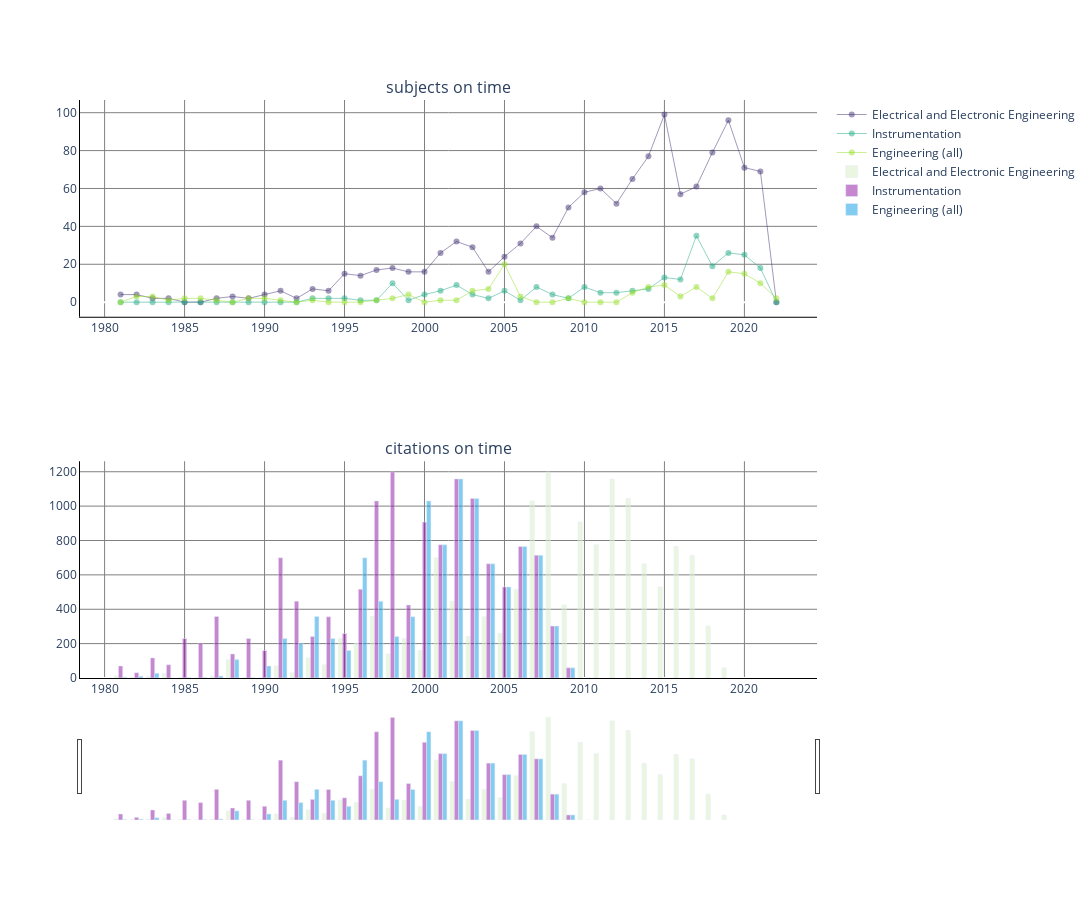

Write notebook code for a chart like this one.
### Code cell
data = pd.read_csv("scopus_professors copy.csv")
df = data.loc[
    :, ["subject_areas", "year","title"]# "professors", "citation_num", "title",
]
df = pd.get_dummies(
    data=df, columns=["subject_areas"], prefix="", prefix_sep=""
)
#df["subject_areas"] = data["subject_areas"]
df = df.groupby(
    by=['title',"year"], as_index=False #"professors", "title", "subject_areas",
).sum()
citations = data.loc[:,["title","citation_num"]]
citations = citations.drop_duplicates()
df = df.merge(citations,on='title',how='left')
df = df.groupby(
    by=["year"], as_index=False #"professors", "title", "subject_areas",
).sum()

fig = make_subplots(
    rows=2, cols=1,
    shared_xaxes=True,
    subplot_titles=['subjects on time', 'citations on time',]
)

#df["year"] = df["year"].astype(int)
df = df.sort_values(by="year", ascending=True).reset_index()
fig.add_trace(go.Scatter(x=df['year'],y=df['Electrical and Electronic Engineering']
                         ,mode='lines+markers' 
                         ,line = dict(color='rgba(68,53,118,0.5)', width=1)
                          ,name="Electrical and Electronic Engineering"),1,1)
fig.add_trace(go.Scatter(x=df['year'],y=df['Instrumentation']
                          ,mode='lines+markers'
                          ,line = dict(color="rgba(35,172,134,0.5)", width=1)
                          ,name="Instrumentation"),1,1)
fig.add_trace(go.Scatter(x=df['year'],y=df['Engineering (all)']
                          ,mode='lines+markers'
                          ,line = dict(color="rgba(149,224,42,0.5)", width=1)
                          ,name="Engineering (all)"),1,1)

df1 =df.loc[df['Electrical and Electronic Engineering']>0,:]
fig.add_trace(go.Bar(x=df['year'],y=df1['citation_num']
                          ,name='Electrical and Electronic Engineering'
                          ,marker=dict(color="rgba(214,238,193,0.5)")),2,1)

df2 = df.loc[df['Instrumentation']>0,:]

fig.add_trace(go.Bar(x=df['year'],y=df2['citation_num']
                          ,name='Instrumentation'
                        ,marker=dict(color="rgba(141,15,162,0.5)")),2,1)

df3 = df.loc[df['Engineering (all)']>0,:]
fig.add_trace(go.Bar(x=df['year'],y=df3['citation_num']
                          ,name='Engineering (all)'
                          ,marker=dict(color="rgba(7,152,228,0.5)")),2,1)


fig.update_layout( 
    showlegend = True,
    hovermode="x unified",
    xaxis_showticklabels=True, 
    xaxis2_showticklabels=True,
    plot_bgcolor='rgba(0,0,0,0)',
    autosize=False,
    width=1200,
    height=900,
    xaxis=dict(
        showspikes = True,
        spikemode  = 'across',
        spikesnap = 'cursor',
        showgrid=True,
        autorange=True,
        showline=True,
        linewidth=1, 
        linecolor='black',
        gridcolor='gray',
#         rangeslider=dict(
#             autorange=True,
#         ),
        type='linear'
    ),
    yaxis=dict(
        showline=True, 
        linewidth=1, 
        linecolor='black',
        gridcolor='gray'
    ),
    xaxis2=dict(
        showspikes = True,
        spikemode  = 'across',
        spikesnap = 'cursor',
        showgrid=True,
        autorange=True,
        showline=True,
        linewidth=1, 
        linecolor='black',
        gridcolor='gray',
        rangeslider=dict(
            autorange=True,
        ),
        type='linear'
    ),
    yaxis2=dict(
        showline=True, 
        linewidth=1, 
        linecolor='black',
        autorange=True,
        gridcolor='gray'
    ))
fig.show()

### Figure 1 — Plotly figure (JSON) as saved in the notebook; plotly's stock layout.template omitted (floating-point values rounded to 4 significant figures)
{"data": [{"line": {"color": "rgba(68,53,118,0.5)", "width": 1}, "mode": "lines+markers", "name": "Electrical and Electronic Engineering", "type": "scatter", "x": ["1981", "1982", "1983", "1984", "1985", "1986", "1987", "1988", "1989", "1990", "1991", "1992", "1993", "1994", "1995", "1996", "1997", "1998", "1999", "2000", "2001", "2002", "2003", "2004", "2005", "2006", "2007", "2008", "2009", "2010", "2011", "2012", "2013", "2014", "2015", "2016", "2017", "2018", "2019", "2020", "2021", "2022"], "xaxis": "x", "y": [4, 4, 2, 2, 0, 0, 2, 3, 2, 4, 6, 2, 7, 6, 15, 14, 17, 18, 16, 16, 26, 32, 29, 16, 24, 31, 40, 34, 50, 58, 60, 52, 65, 77, 99, 57, 61, 79, 96, 71, 69, 0], "yaxis": "y"}, {"line": {"color": "rgba(35,172,134,0.5)", "width": 1}, "mode": "lines+markers", "name": "Instrumentation", "type": "scatter", "x": ["1981", "1982", "1983", "1984", "1985", "1986", "1987", "1988", "1989", "1990", "1991", "1992", "1993", "1994", "1995", "1996", "1997", "1998", "1999", "2000", "2001", "2002", "2003", "2004", "2005", "2006", "2007", "2008", "2009", "2010", "2011", "2012", "2013", "2014", "2015", "2016", "2017", "2018", "2019", "2020", "2021", "2022"], "xaxis": "x", "y": [0, 0, 0, 0, 0, 0, 0, 0, 0, 0, 0, 0, 2, 2, 2, 1, 1, 10, 1, 4, 6, 9, 4, 2, 6, 1, 8, 4, 2, 8, 5, 5, 6, 7, 13, 12, 35, 19, 26, 25, 18, 0], "yaxis": "y"}, {"line": {"color": "rgba(149,224,42,0.5)", "width": 1}, "mode": "lines+markers", "name": "Engineering (all)", "type": "scatter", "x": ["1981", "1982", "1983", "1984", "1985", "1986", "1987", "1988", "1989", "1990", "1991", "1992", "1993", "1994", "1995", "1996", "1997", "1998", "1999", "2000", "2001", "2002", "2003", "2004", "2005", "2006", "2007", "2008", "2009", "2010", "2011", "2012", "2013", "2014", "2015", "2016", "2017", "2018", "2019", "2020", "2021", "2022"], "xaxis": "x", "y": [0, 3, 3, 1, 2, 2, 1, 0, 2, 2, 1, 0, 1, 0, 0, 0, 1, 2, 4, 0, 1, 1, 6, 7, 20, 3, 0, 0, 2, 0, 0, 0, 5, 8, 9, 3, 8, 2, 16, 15, 10, 2], "yaxis": "y"}, {"marker": {"color": "rgba(214,238,193,0.5)"}, "name": "Electrical and Electronic Engineering", "type": "bar", "x": ["1981", "1982", "1983", "1984", "1985", "1986", "1987", "1988", "1989", "1990", "1991", "1992", "1993", "1994", "1995", "1996", "1997", "1998", "1999", "2000", "2001", "2002", "2003", "2004", "2005", "2006", "2007", "2008", "2009", "2010", "2011", "2012", "2013", "2014", "2015", "2016", "2017", "2018", "2019", "2020", "2021", "2022"], "xaxis": "x2", "y": [13, 5, 10, 27, 3, 0, 11, 107, 2, 0, 70, 31, 117, 77, 230, 203, 358, 140, 230, 160, 699, 447, 241, 356, 259, 516, 1030, 1198, 425, 907, 775, 1158, 1045, 664, 530, 765, 714, 302, 59], "yaxis": "y2"}, {"marker": {"color": "rgba(141,15,162,0.5)"}, "name": "Instrumentation", "type": "bar", "x": ["1981", "1982", "1983", "1984", "1985", "1986", "1987", "1988", "1989", "1990", "1991", "1992", "1993", "1994", "1995", "1996", "1997", "1998", "1999", "2000", "2001", "2002", "2003", "2004", "2005", "2006", "2007", "2008", "2009", "2010", "2011", "2012", "2013", "2014", "2015", "2016", "2017", "2018", "2019", "2020", "2021", "2022"], "xaxis": "x2", "y": [70, 31, 117, 77, 230, 203, 358, 140, 230, 160, 699, 447, 241, 356, 259, 516, 1030, 1198, 425, 907, 775, 1158, 1045, 664, 530, 765, 714, 302, 59], "yaxis": "y2"}, {"marker": {"color": "rgba(7,152,228,0.5)"}, "name": "Engineering (all)", "type": "bar", "x": ["1981", "1982", "1983", "1984", "1985", "1986", "1987", "1988", "1989", "1990", "1991", "1992", "1993", "1994", "1995", "1996", "1997", "1998", "1999", "2000", "2001", "2002", "2003", "2004", "2005", "2006", "2007", "2008", "2009", "2010", "2011", "2012", "2013", "2014", "2015", "2016", "2017", "2018", "2019", "2020", "2021", "2022"], "xaxis": "x2", "y": [5, 10, 27, 0, 3, 3, 11, 107, 2, 70, 230, 203, 358, 230, 160, 699, 447, 241, 356, 1030, 775, 1158, 1045, 664, 530, 765, 714, 302, 59, 0], "yaxis": "y2"}], "layout": {"annotations": [{"font": {"size": 16}, "showarrow": false, "text": "subjects on time", "x": 0.5, "xanchor": "center", "xref": "paper", "y": 1, "yanchor": "bottom", "yref": "paper"}, {"font": {"size": 16}, "showarrow": false, "text": "citations on time", "x": 0.5, "xanchor": "center", "xref": "paper", "y": 0.375, "yanchor": "bottom", "yref": "paper"}], "autosize": false, "height": 900, "hovermode": "x unified", "plot_bgcolor": "rgba(0,0,0,0)", "showlegend": true, "width": 1200, "xaxis": {"anchor": "y", "autorange": true, "domain": [0, 1], "gridcolor": "gray", "linecolor": "black", "linewidth": 1, "matches": "x2", "showgrid": true, "showline": true, "showspikes": true, "showticklabels": true, "spikemode": "across", "spikesnap": "cursor", "type": "linear"}, "xaxis2": {"anchor": "y2", "autorange": true, "domain": [0, 1], "gridcolor": "gray", "linecolor": "black", "linewidth": 1, "rangeslider": {"autorange": true}, "showgrid": true, "showline": true, "showspikes": true, "showticklabels": true, "spikemode": "across", "spikesnap": "cursor", "type": "linear"}, "yaxis": {"anchor": "x", "domain": [0.625, 1], "gridcolor": "gray", "linecolor": "black", "linewidth": 1, "showline": true}, "yaxis2": {"anchor": "x2", "autorange": true, "domain": [0, 0.375], "gridcolor": "gray", "linecolor": "black", "linewidth": 1, "showline": true}}}
